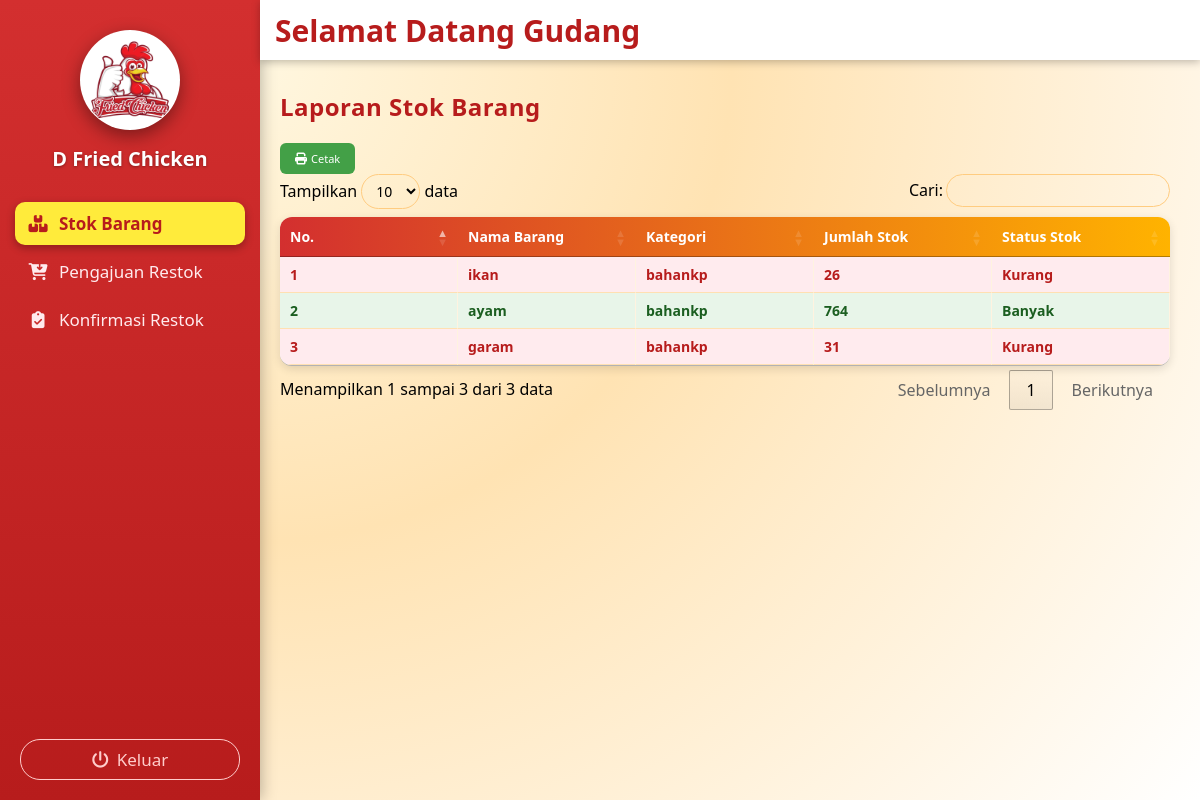
The page /gudang/stok_barang/stok_barang.php (signed in) on the database as committed earlier.
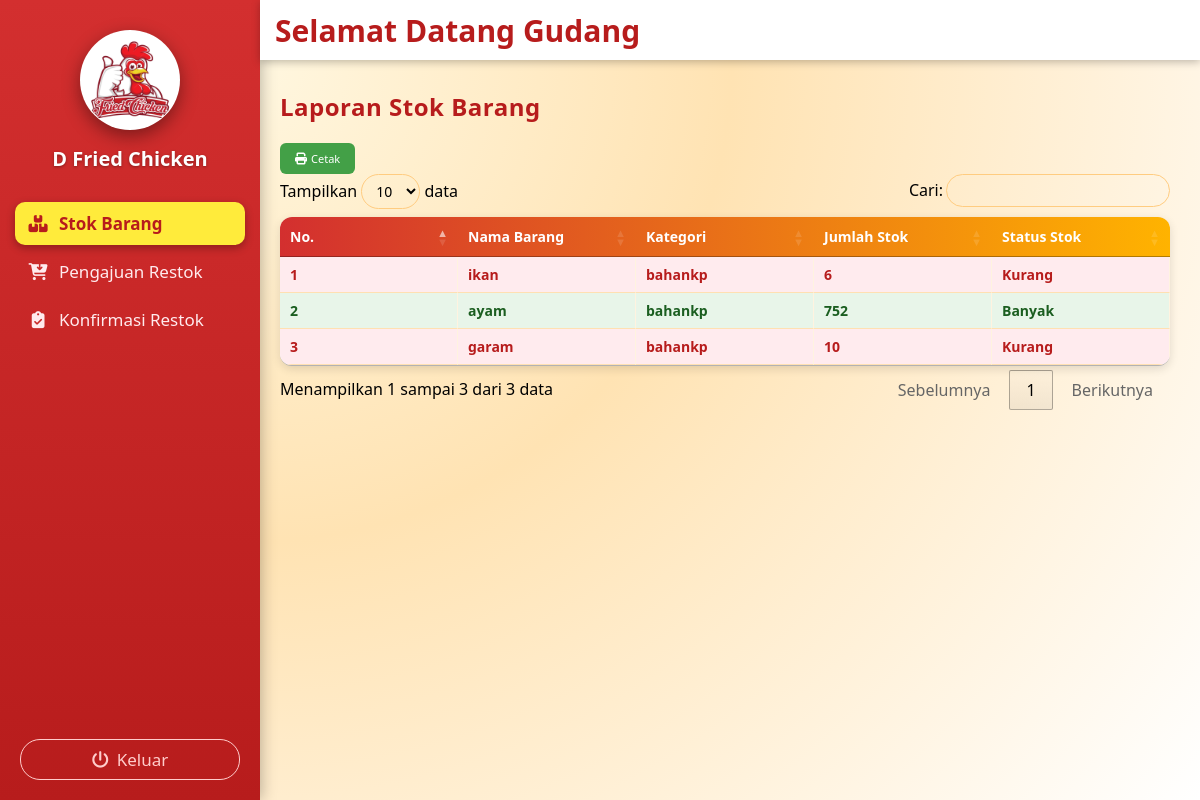
The same page on the database as committed later.
### tables this page shows
CREATE TABLE `stok_gudang` (
  `Id_stok_gudang` int NOT NULL,
  `id_barang` int NOT NULL,
  `Nama_barang` varchar(15) DEFAULT NULL,
  `Kategori` varchar(15) DEFAULT NULL,
  `Jumlah_stok` int DEFAULT NULL
);

CREATE TABLE `barang` (
  `id_barang` int NOT NULL,
  `id_kategori` int NOT NULL,
  `nama_barang` varchar(15) NOT NULL,
  `kategori` varchar(15) NOT NULL,
  `harga` int NOT NULL,
  `minimal_stok_gudang` int NOT NULL,
  `maksimal_stok_gudang` int NOT NULL DEFAULT '0',
  `minimal_stok_outlet` int NOT NULL,
  `maksimal_stok_outlet` int NOT NULL DEFAULT '0'
);

### gudang/stok_barang/stok_barang.php (the view, shortened to what this page needs)
<?php
include '../../koneksi/sidebargudang.php';
include '../../koneksi/koneksi.php';
?>
<link rel="stylesheet" href="https://cdn.datatables.net/1.13.6/css/jquery.dataTables.min.css">
<link rel="stylesheet" href="https://cdnjs.cloudflare.com/ajax/libs/font-awesome/6.5.0/css/all.min.css">
<div class="konten-utama">
  <h2>Laporan Stok Barang</h2>
  <button class="tombol tombol-cetak"><i class="fa-solid fa-print"></i> Cetak</button>
  <table id="tabel-barang" class="tabel-barang">
    <thead>
      <tr>
        <th>No.</th>
        <th>Nama Barang</th>
        <th>Kategori</th>
        <th>Jumlah Stok</th>
        <th>Status Stok</th>
      </tr>
    </thead>
    <tbody>
      <?php
      $no = 1;
      $query = mysqli_query($conn, "
        SELECT
          sg.Id_stok_gudang,
          sg.Id_barang,
          sg.Nama_barang,
          sg.Kategori,
          sg.Jumlah_stok,
          b.minimal_stok_gudang,
          COALESCE(k.nama_kategori, sg.Kategori) AS nama_kategori
        FROM stok_gudang sg
        JOIN barang b ON b.id_barang = sg.Id_barang
        LEFT JOIN kategori k ON k.id_kategori = sg.Kategori
        ORDER BY sg.Id_stok_gudang ASC
      ");
      while($row = mysqli_fetch_assoc($query)) {
        $stok = (int)$row['Jumlah_stok'];
        $min  = (int)$row['minimal_stok_gudang'];
        if ($stok < $min) {
          $kelas = 'tr-merah';
          $peringatan = 'Kurang';
        } elseif ($stok >= 2 * $min) {
          $kelas = 'tr-hijau';
          $peringatan = 'Banyak';
        } else {
          $kelas = 'tr-kuning';
          $peringatan = 'Sedang';
        }
      ?>
      <tr class="<?= $kelas; ?>">
        <td data-label="No"><?= $no++; ?></td>
        <td data-label="Nama Barang"><?= htmlspecialchars($row['Nama_barang']); ?></td>
        <td data-label="Kategori"><?= htmlspecialchars($row['nama_kategori']); ?></td>
        <td data-label="Jumlah Stok"><?= $stok; ?></td>
        <td data-label="Peringatan"><?= $peringatan; ?></td>
      </tr>
      <?php } ?>
    </tbody>
  </table>
</div>

Rows that differ between the two databases and show on the page:
changed stok_gudang "ikan": Jumlah_stok "26" → "6"
changed stok_gudang "ayam": Jumlah_stok "764" → "752"
changed stok_gudang "garam": Jumlah_stok "31" → "10"
